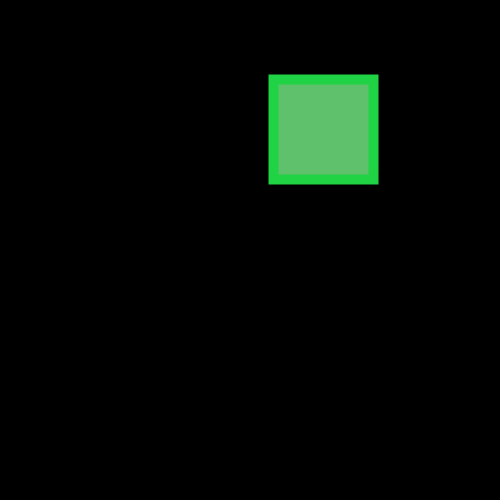
Frame 1 (no input)
Frame 60 (the mouse pressed at the canvas centre just before this capture): identical to frame 1, image omitted
Frame 120 (the mouse held since frame 60 and released just before this capture): identical to frame 1, image omitted

The Processing sketch that drew this single still picture (run headless with seeded random() and noise(); from frame 60 on, the mouse is pressed at the canvas centre):

// Processing sketch: Notes_1_random
// ── Notes_1_random.pde
// every time the program runs
// a square should be placed
// in a random position
// with a random color

float x;
float y;
color fill;
color stroke;

void setup() {
  size(500, 500);
  background(0);
  x = random(width);
  y = random(height);
  fill = getRandomGreen();
  stroke = getRandomGreen();
}

void draw() {
  background(0);
  rectMode(CENTER);
  fill(fill);
  stroke(stroke);
  strokeWeight(10);
  rect(x, y, 100, 100);
}

void keyPressed() {
  x = random(width);
  y = random(height);
  fill = getRandomGreen();
  stroke = getRandomGreen();
}

color getRandomGreen() {
  int r = (int)random(100);
  int g = (int)random(175, 255);
  int b = int(random(125));
  return color(r, g, b);
}
